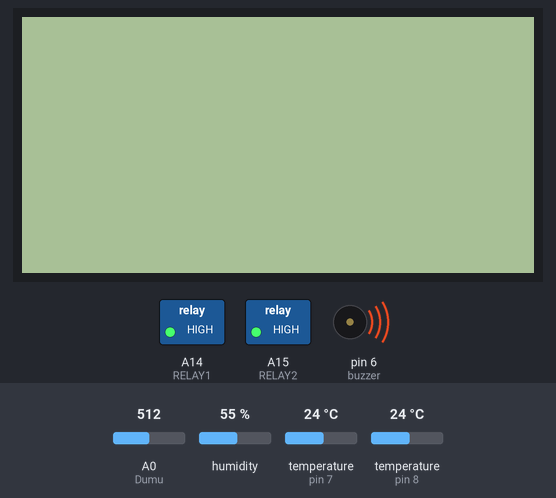
Recording of a sketch running on a simulated Arduino Mega 2560, built with avr-gcc and run on an emulated ATmega2560. Shown: 128×64 one-colour display, switched loads named in the sketch (green lamp = pin HIGH), buzzer (waves = sounding). The inputs (shaded band) are chosen by the test bench; at power-on: A0 (Dumu) = 512, humidity 55 %, temperature (sensors on pin 7, pin 8) 24 °C. WiFi joins after 1.5 s; servers stay silent unless stated; uploads are accepted with an empty reply; no MQTT or app messages arrive unless stated; pins used as bus, display or sensor lines are not drawn; what the sketch prints to the serial monitor is not drawn.

Above: at 5.7 s.
5.8 s: A0 (Dumu) set to 33
7.9 s: A0 (Dumu) set to 27
At 10.1 s:
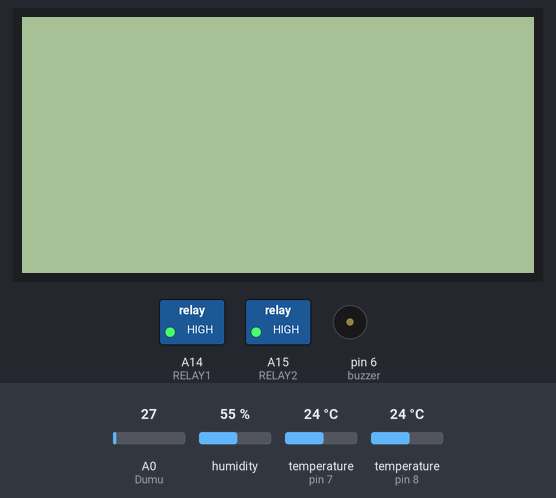
10.4 s: A0 (Dumu) set to 122
At 11.6 s:
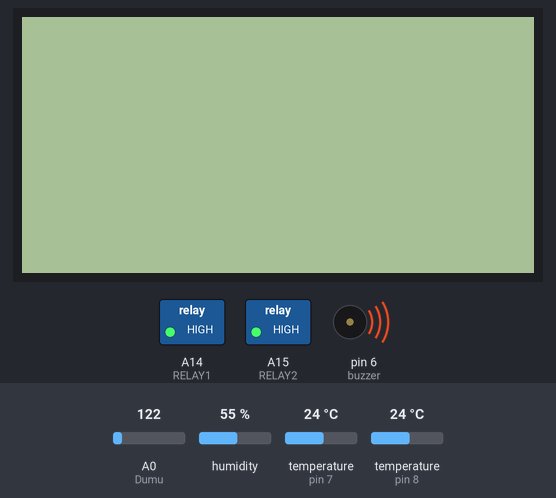
12.1 s: A0 (Dumu) set to 30
14.6 s: humidity set to 22 %
At 17.8 s:
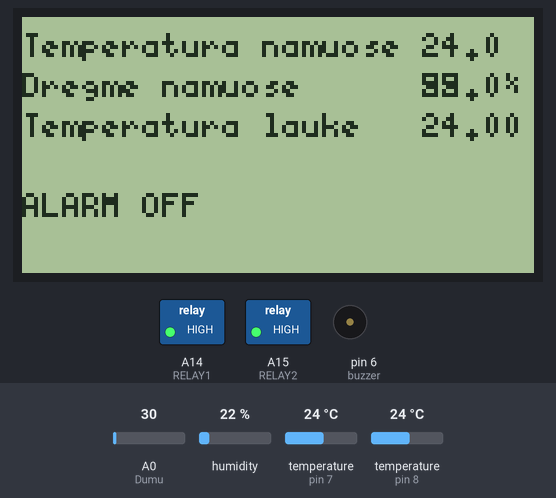
Timing chart, 0 to 19.3 s (numbered marks = the images above; inputs shaded):
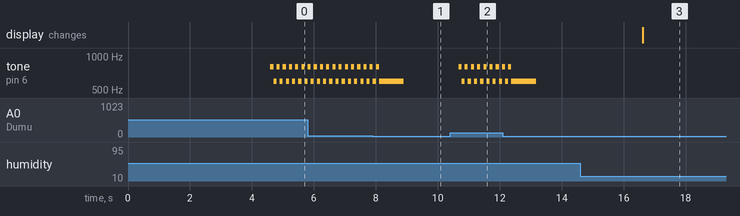

Measured:
- the behaviour switches between 31 and 30 on A0 (Dumu) (found by bisection; images 0 and 1)
- after the input at 10.4 s, tone on pin 6 (buzzer): alternates 800 Hz for 0.10 s and 600 Hz for 0.10 s, starting after 0.27 s
- after the input at 14.6 s, the display: changes after 2.0 s (image 3)

The sketch:

Arduino_Mega2560_MQTT.ino
```cpp
#define MQ2pin (0)
#include "DHT.h"
#include <SPI.h>
#include <OneWire.h>
#include <Ethernet.h>
#include <DallasTemperature.h>
#include <Wire.h>
#include <Keypad.h>
#include <Password.h>
#include "U8glib.h"
#include <PubSubClient.h>

#define DHTPIN 7
#define ONE_WIRE_BUS 8
#define DHTTYPE DHT11
#define ROW_MAX 12; // screan

OneWire oneWire(ONE_WIRE_BUS);


DHT dht(DHTPIN, DHTTYPE);
DallasTemperature sensors(&oneWire);
const byte ROWS = 4; //four rows
const byte COLS = 4; //three columns

char keys[ROWS][COLS] = {
  {'1', '2', '3', 'A'},
  {'4', '5', '6', 'B'},
  {'7', '8', '9', 'C'},
  {'*', '0', '#', 'D'}
};
byte rowPins[ROWS] = {34, 35, 36, 37}; //connect to the row pinouts of the keypad
byte colPins[COLS] = {38, 39, 40, 41}; //connect to the column pinouts of the keypad

Keypad keypad = Keypad( makeKeymap(keys), rowPins, colPins, ROWS, COLS );
Password password = Password( "1234" );
const char topic[] = "/SmartHouse/Arduino_Mega/temperatureOutside";
char Sviesa;
const int buzzer = 6;
const int Dumu = A0;
int detector = 0;
long previousTime =0;
const int DumuMax = 30;
static char temperatureOuts[7];
static char humidityTemp[7];
static char temperatureTemp[7];
static char MQ2signalizacija[7];
unsigned long time;
const int RELAY1 = A14;
const int RELAY2 = A15;
IPAddress ip(192, 168, 0, 177);

long now = millis();
long lastMeasure = 0;
char server[] = "ipaddress";
const char* mqtt_server = "ipaddress";
int port = 1883;
EthernetClient client1;
EthernetClient client3;
//-----------------------------------------------------


void callback(String topic, byte* message, unsigned int length) {
  Serial.print("Message arrived on topic: ");
  Serial.print(topic);
  Serial.print(". Message: ");
  String messageTemp;

  for (int i = 0; i < length; i++) {
    Serial.print((char)message[i]);
    messageTemp += (char)message[i];
  }
  Serial.println();


  Serial.println();
}

// Initiate instances -----------------------------------

EthernetClient ethClient;
PubSubClient client(mqtt_server, port, callback, ethClient);

//-----------------------------------------------
//MQTT CLIENT TEST


U8GLIB_ST7920_128X64 u8g(30, 31, 33, U8G_PIN_NONE);

// Creat a set of new characters

byte mac[] = {0xDE, 0xAD, 0xBE, 0xEF, 0xFE, 0xED}; //Nustatome MAC adresą


/* Setup for Ethernet and RFID */
void setup() {
  Serial.begin(9600);
  pinMode(RELAY1, OUTPUT);
  pinMode(RELAY2, OUTPUT);
  pinMode(Dumu, INPUT);
  sensors.begin();
  dht.begin();
  u8g.begin();
  digitalWrite(buzzer, OUTPUT);
  client.setServer(mqtt_server, port);
  client.setCallback(callback);
  Ethernet.begin(mac);
  if (client.connect("Arduino_Mega_Client")) {
    //if (client.connect((char*) clientName.c_str(), mqtt_username, mqtt_password)) {
    Serial.println("connected");
    // subscribe to topic
  }


  u8g.setFont(u8g_font_5x8);
  u8g.setColorIndex(1);
  Ethernet.begin(mac);
  if (Ethernet.begin(mac) == 0) {
    Serial.println("Failed to configure Ethernet using DHCP");
    Ethernet.begin(mac, ip);

  }
   digitalWrite(RELAY1,HIGH);
    digitalWrite(RELAY2,HIGH);
}
void reconnect() {

  // Loop until we're reconnected
  while (!client.connected()) {
    Serial.print("Attempting MQTT connection...");

    if (client.connect("Arduino_Mega_Client"))  {
      Serial.println("connected");
//      client.subscribe("SmartHosue/Arduino_Mega/6");
//      client.subscribe("SmartHouse/Arduino_Mega/7");
      u8g.drawStr(0, 40, "Connected to server");
      u8g.setPrintPos(100, 30);
    }
    else {
      u8g.drawStr(0, 40, "Not connected to server");
      u8g.setPrintPos(100, 30);
      Serial.print("failed, rc=");
      Serial.print(client.state());
      Serial.println(" try again in 5 seconds");
      delay(15000);
    }
  }
}

//------------------------------------------------------------------------------
void error() {

  u8g.drawStr(0, 20, "Not Connected Realiu");

}


void draw() {
  DumuDetektorius();
  readTemperature();

  //u8g.drawFrame(0,0,128,31);
  //u8g.drawFrame(0,33,128,31);

  u8g.drawStr(0, 10, "Temperatura namuose");
  u8g.drawStr( 100, 10, temperatureTemp);


  //u8g.drawUTF8(70, 28, DEGREE_SYMBOL);


  u8g.drawStr(0, 20, "Dregme namuose");
  u8g.drawStr( 100, 20, humidityTemp);
  u8g.drawStr(120, 20, "%");

//  u8g.drawStr(0, 30, "Temperatura lauke");
//  u8g.setPrintPos(100, 30);
//  u8g.print( temperatureOuts, 2);

  u8g.drawStr(0, 30, "Temperatura lauke");
  u8g.drawStr( 100, 30, temperatureOuts);
//if (client.connected()){
//  u8g.drawStr(0, 40, "Connected to server");
//  u8g.setPrintPos(100, 30);
// }
// if (!client.connected()){
//   u8g.drawStr(0, 40, "Not connected to server");
//   u8g.setPrintPos(100, 30);
// }
 if(detector<300)
 {
  u8g.drawStr(0, 50, "ALARM OFF");
//  u8g.setPrintPos(100, 40);

 }
 if(detector>300)
 {
  u8g.drawStr(0, 50, "ALARM ON!!");
//  u8g.setPrintPos(100, 40);

 }


}

void readTemperature()
{
  sensors.requestTemperatures();
 float c =sensors.getTempCByIndex(0);
  dtostrf(c,3,2,temperatureOuts);
  float t = dht.readTemperature();
  dtostrf(t, 3, 1, temperatureTemp);

  float h = dht.readHumidity();
  dtostrf(h, 3, 1, humidityTemp);

   if ( isnan(c) || isnan(h) || isnan(t)) {
      Serial.println("Failed to read temperature and humidity from sensors!");
      return;
    }
}


/* Infinite Loop */
void loop() {
  now = millis();
  u8g.firstPage();
  do {
    draw();
  } while ( u8g.nextPage() );
  if (!client.connected()) {
    reconnect();

  }
  if (!client.loop())
    client.connect("ESP8266Client");

  // Publishes new temperature and humidity every 10 seconds
  if (now - lastMeasure > 10000) {
     lastMeasure = now;
    //readTemperature();
    Data_sending_dht11();
    DumuDetektorius();
  }
  detector = analogRead(Dumu);
  float dum = analogRead(Dumu);
  elektra();
  elektra2();
  DumuDetektorius();
}


void Data_sending_dht11()
{
  //client.publish("/SmartHouse/Arduino_Mega/temperature", temperatureTemp);
 // client.publish("/SmartHouse/Arduino_Mega/humidity", humidityTemp);
  client.publish("/SmartHouse/Arduino_Mega/temperatureOutside", temperatureOuts);
  Serial.println("Data send successfully to mqtt server");
}

void Siuntimas_Dumu()   //Prisijungimas prie MYSQL
{

   client.publish("/SmartHouse/Arduino_Mega/Dumu", MQ2signalizacija);


}
//
//
//void keypads(void) {
//    char key = keypad.getKey();
//  u8g.setFont(u8g_font_osb18);
//  u8g.setPrintPos(0, 18);
//  u8g.print(key);
//
//
//}
//
//void Signalizacija()
//{
//  for (int i = 1700; i < 2000; i++) {
//    tone(buzzer, i);
//    Serial.println(i);
//    delay(10);
//
//  }
//  for (int i = 2000; i > 1700; i--) {
//    tone(buzzer, i);
//    delay(10);
//  }
//}

void DumuDetektorius()
{

  detector = analogRead(Dumu);
  float dum = analogRead(Dumu);
   dtostrf(dum, 3, 0, MQ2signalizacija);
       Serial.print("Dumu koncentracija= ");
      Serial.println(detector);
  // Jeigu koncentracija daugiau negu 30
  if (detector > DumuMax)
  {
    Siuntimas_Dumu();

    //Signalizacija kaukia kol medziagu koncentracija daugiau nei 300
    while (detector > DumuMax)
    {

       // String line = client1.readStringUntil('\r');
       //Serial.println(line);
      detector = analogRead(Dumu);
      Serial.print("Dumu koncentracija= ");
      Serial.println(detector);
     tone(buzzer, 800, 800);
     delay(100);
      tone(buzzer, 600, 800);
       delay(100);
if (detector<DumuMax )
      {

        break;
      }

    }
  }
  else
  {
    digitalWrite(buzzer, LOW);
    noTone(buzzer);

  }

}
void elektra()
{

//  client.subscribe(topic);
   //Serial.println(topic);

 if(client1.connect(server, 80))
 {
  Serial.println("Connected Elektra");
  client1.println("GET /PHPWeb/Lamp.php ");
  client1.println("HTTP/1.1");
  client1.println("Host: 192.168.1.107 ");
  client1.println("Connection: close");
  String line = client1.readStringUntil('\n');
    if(line=="on")
      digitalWrite(RELAY1,LOW);
    else
      digitalWrite(RELAY1,HIGH);
 }
 else
 Serial.println("Not connected elektra!");
}

void elektra2()
{

//  client.subscribe(topic);
   //Serial.println(topic);

 if(client3.connect(server, 80))
 {
  Serial.println("Connected Elektra");
  client3.println("GET /PHPWeb/Lamp2.php ");
  client3.println("HTTP/1.1");
  client3.println("Host: 192.168.1.107 ");
  client3.println("Connection: close");
  String line1 = client3.readStringUntil('\n');
    if(line1=="on")
      digitalWrite(RELAY2,LOW);
    else
      digitalWrite(RELAY2,HIGH);
 }
 else
 Serial.println("Not connected elektra!");
}
//
//  void dumai()
//{
//
// if(client1.connect(server, port))
// {
//  Serial.println("Connected Dumai");
//  client1.println("GET /PHPWeb/DumuKoncentracija.php ");
//  client1.println("HTTP/1.1");
//  client1.println("Host: 192.168.0.81 ");
//    client1.println("Connection: close");
// }
// else
// Serial.println("Not connected!");
//}


void Perspejimas(void) {


  //u8g.drawFrame(0,0,128,31);
  //u8g.drawFrame(0,33,128,31);

  u8g.drawStr(0, 10, "SIGNALIZACIJA IJUNGTA");

}
//void pinkodas()
//{
//  char key = keypad.getKey();
// if (key=="1234"){
//
//  }
//}
```
